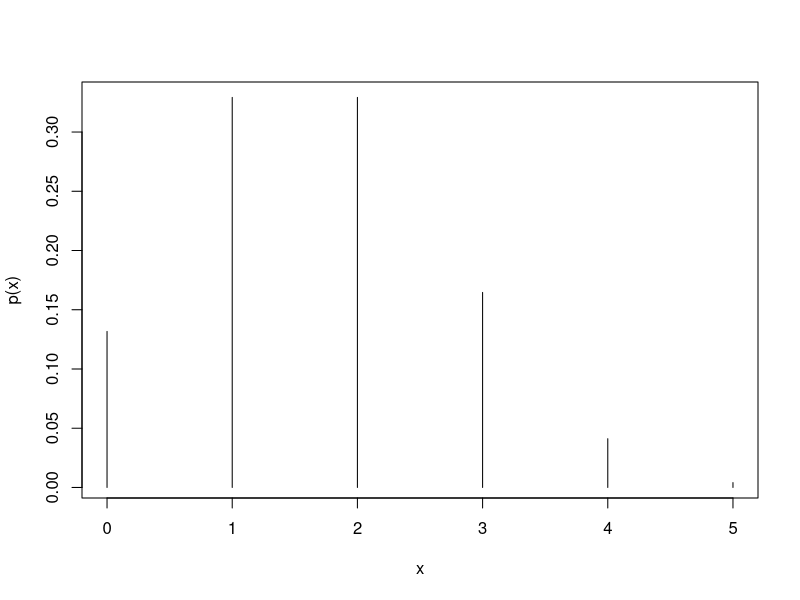
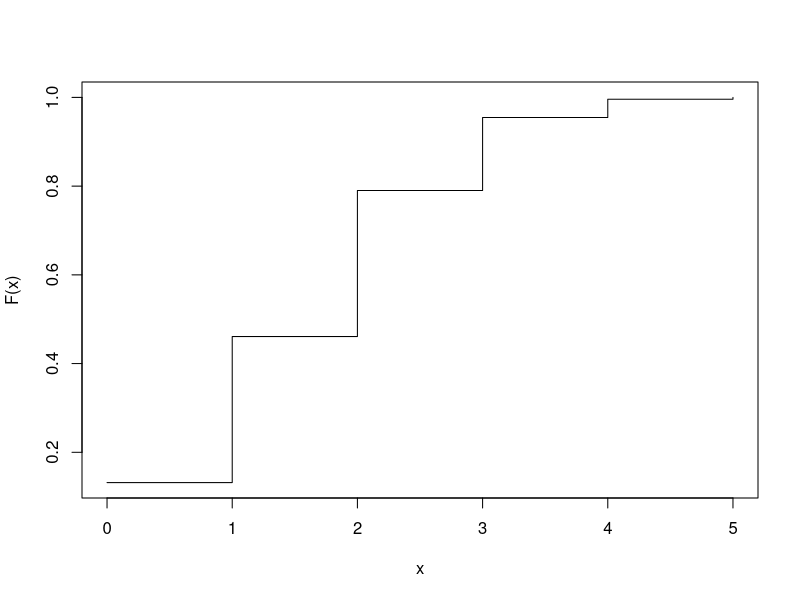
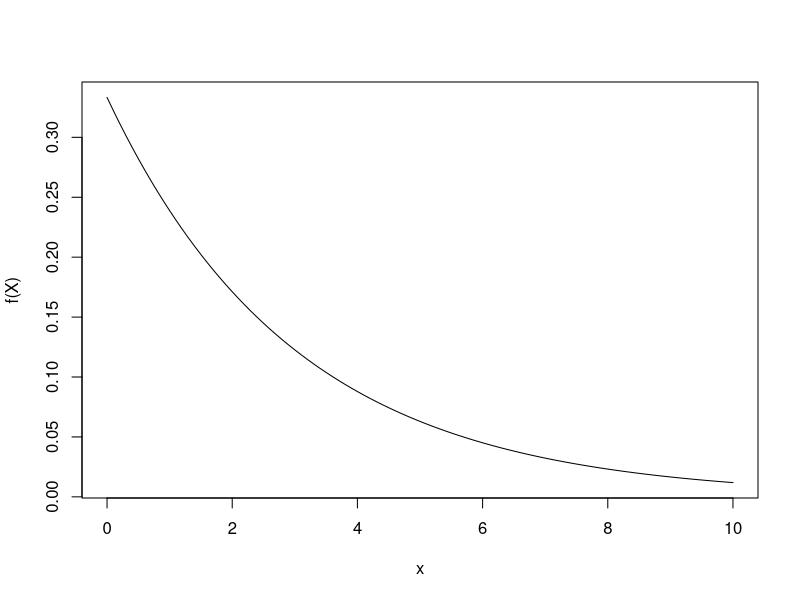
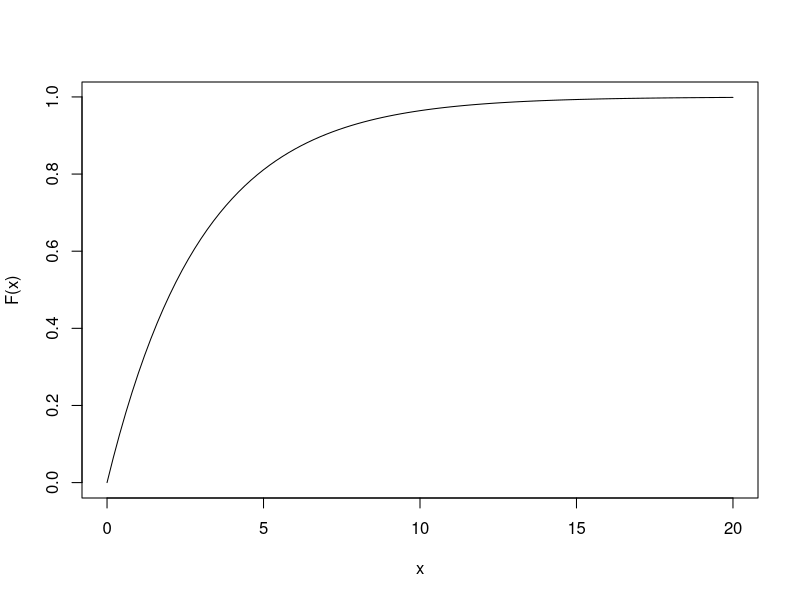
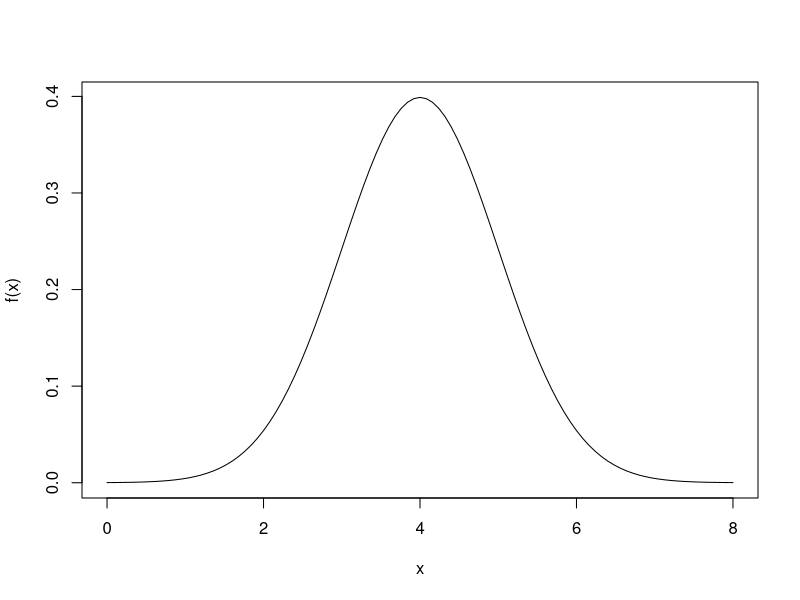
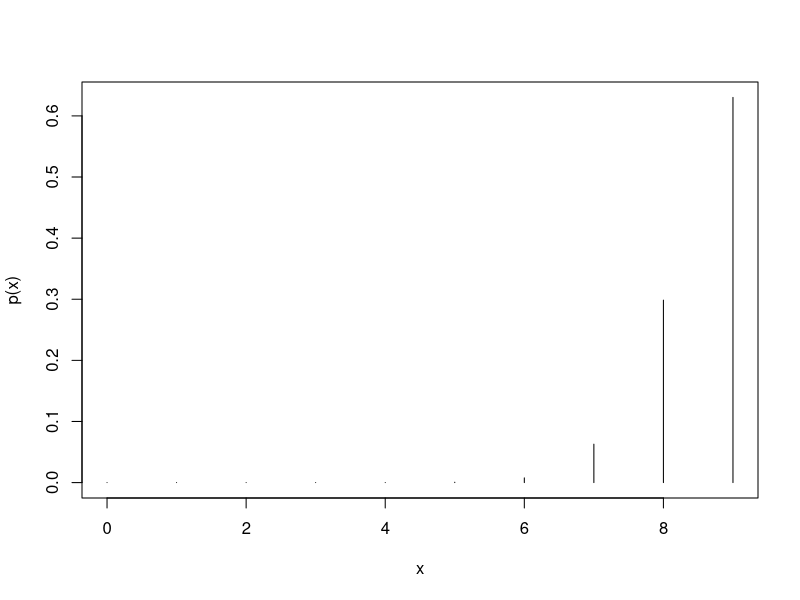

Recreate these plots in R, in order.
setwd("C:/Users/xabie/Documents/GitHub/R/PRACTICAS 2022-2023/Practica 4/")

#### EJEMPLOS DISCRETAS
###1. Considere una variable aleatoria que sigue una distribucion binomial con parametros n=10, p=0,3. Calcule:
##a) La probabilidad de que la variable tome el valor de 4. Es decir, P(X=4).
dbinom(4,10,0.3)
##b) La probabilidad acumulada hasta llegar al valor de 4. Es decir, P(X<=4).
pbinom(4,10,0.3)

###2. Considere una variable aleatoria que sigue una distribucion geometrica con parametro p=0.45. Calcule:
##a) La probabilidad de que la variable tome el valor de 3. Es decir, P(X=3).
dgeom(3,0.45)
##b) La probabilidad acumulada hasta llegar al valor de 3. Es decir, P(X<=3)
pgeom(3,0.45)

###3. Considere una variable aleatroia que sigue una distribucion de Poisson con parametro lam=3
##a) La probabilidad de que la variable aleatroia tome el valor de 8. Es decir, P(X=8).
dpois(8,3)
##b) La probabilidad acumulada hasta llegar al valor de 8. Esto es, P(X<=8)
ppois(8,3)

###4. Una variable aleatroia que sigue una distribucion binomial negativa. En un laboratorio, la probabilidad de que una medida se registre de forma correcta es de 0.78
##a) Cual es la probabilidad de tener que realizar 15 mediciones para registrar 10 correctas
dnbinom(5,10,0.78)
##b) Cual es la probabilidad de tener que realizar al menos 15 mediciones para registrar 10 mediciones correctas
1-pnbinom(4,10,0.78)

###5. Una variable aleatoria que sigue una distribucion hipergeometrica. Se tiene 10 bolas en una urna, 6 negras y 4 blancas. Se sacan 3 bolas sin reposicion.
##a) Cual es la probabilidad de obtener 2 bolas blancas
dhyper(2,4,6,3)
##b) Cual es la probabilidad de obtener como maximo 2 bolas blancas?
phyper(2,4,6,3)
##c) Cual es la probabilidad de obtener al menos 2 bolas blancas?
1-phyper(1,4,6,3)
###6. Lanzamiento de 5 dados y contabilizar el numero de 1 o 2 obtenidos. Es decir, X: Numero de 1 o 2 logrados en el lanzamiento de 5 dados
x<-0:5
plot(x,dbinom(x,5,2/6),type="h",ylab="p(x)")
plot(x,pbinom(x,5,2/6),type="s",ylab="F(x)")

####EJEMPLOS CONTINUAS
###1. Una variable aleatoria que sigue una distribucion uniforme. Para metros a=10, b=40
##a) P(x<30)
punif(30,10,40)
###2. Una variable aleatoria que sigue una distribucion exponencial. Parametro B=5. Calcule:
##a) P(4<=x<=6)
pexp(6,1/5)-pexp(4,1/5)
###3. Una variable aleatoria que sigue una distribucion normal. Parametros u=65.6 o=14.74. Calcule:
##a) P(X<60)
pnorm(60,65.6,14.74)
##b) Que valor de x deja el 12,1 de la distribucion a su derecha?
qnorm(0.121,65.6,14.47,lower.tail = F)
##c) P(X>45)
1-pnorm(45,65.6,14.74)
###4. Una variable aleatroia que sigue una distribucion exponencial con B=3. Represente la funcion de densidad
curve(dexp(x,1/3),from=0, to=10, ylab="f(X)")
###5. Una variable aleatoria que sigue una distribucion exponencial con B=3. Represente la funcion de distribucion.
curve(pexp(x,1/3),0,20,ylab="F(x)")
###6. Una variable aleatoria que sigue una distribucion normal con u=4 y o=1. Represente la funcion de densidad.
curve(dnorm(x,4,1),0,8,ylab="f(x)")

####EJERCICIOS
###1. Al año una consultoria de promedio da consejo a 1200 personas. En un momento al azar, calcule:
##a) La probabilidad de dar consejo a mas de 1085 personas.
#P(X>1085)->1-P(X<=1085)
1-dpois(1085,1200)
##b) La probabilidad de dar consejos entre 1200 y 1300 personas.
#P(1200<=X<=1300)->P(X<=1300)-(1-P(X<=1199))
ppois(1300,1200)-(1-ppois(1199,1200))

###2.Un profesor ha realizado un test de 100 preguntas a 200 alumnos. Supóngase que las
###puntuaciones de los alumnos siguen una distribución normal de media 60 y desviación típica 10.
###Escogiendo un alumno al azar. Calcule:
##a) P(X>70)->1-P(X<=70)
1-pnorm(70,60,10)
1-pnorm(1,0,1)
##b)  P(39<X<80) -> P(X<80)-P(X<39)
pnorm(80,60,10)-pnorm(39,60,10)
##c)
pnorm(80,60,10)-pnorm(40,60,10)
##d)
1-(pnorm(80,60,10)-pnorm(40,60,10))
##e) P(x>=70)->1-P(x<=70)
(1-pnorm(70,60,10))*200

###4. Supongase que un sistema se compone de 9 elementos y que para que el sistema funcione de forma correcta al menos seis de ellos deben estar operativos
##a) Si la probabilidad de que un elemento esta operativo es de 0.95, calcule la probabilidad de que todo el sistema funcione de forma correcta.
#P(x>=6)->1-P(X<6)=1-P(X<=5)
1-pbinom(5,9,0.95)
##b) Represente la funcion de probabilidad.
x<-0:9
plot(x,dbinom(x,9,0.95),type="h",ylab="p(x)")
